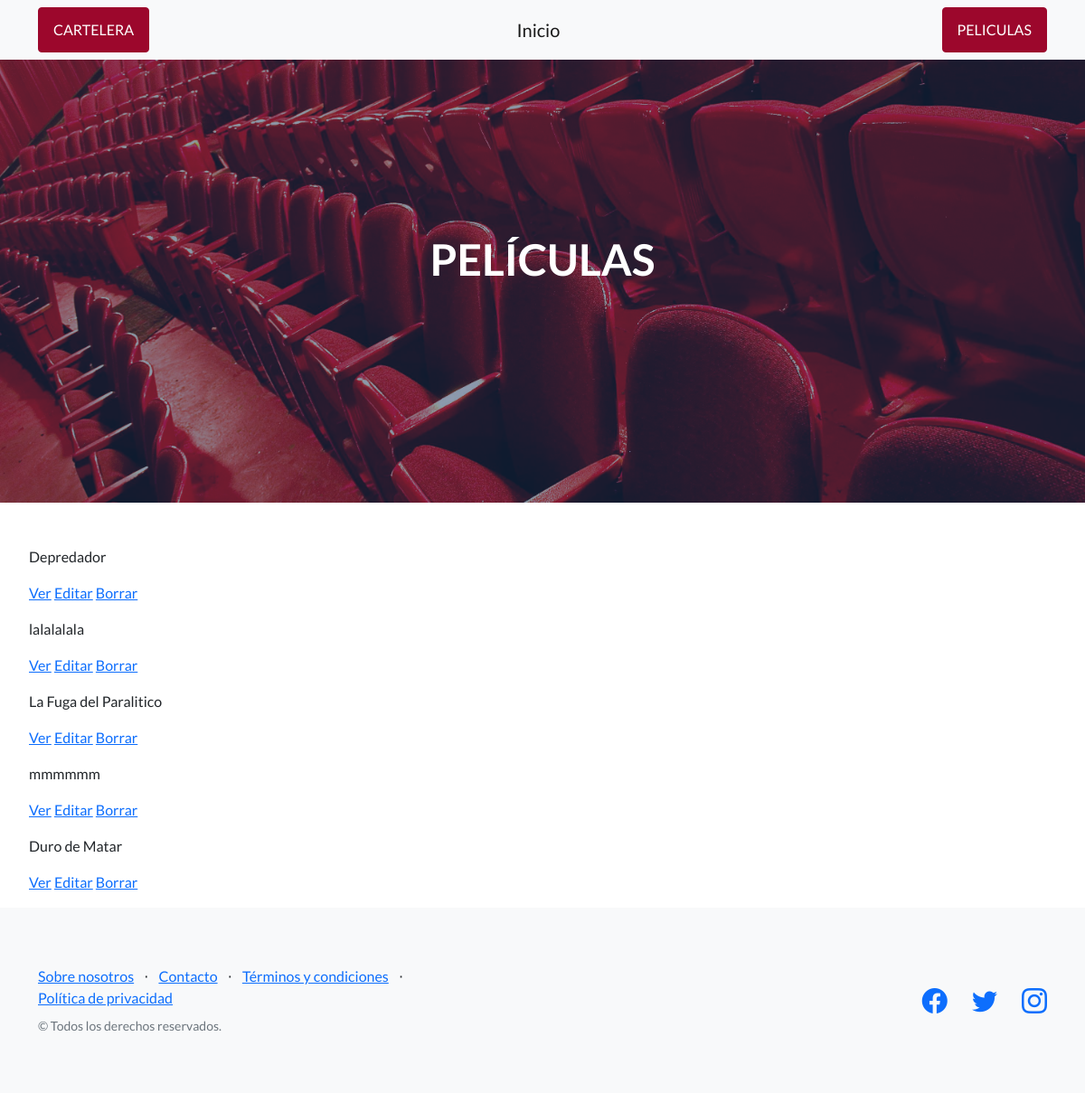
/AppPeliculas/accion/list/, run on the app's committed database.
### AppPeliculas/models.py (models this page shows)
class Accion(models.Model):
    mas_vistas = models.CharField(max_length=40)
    taquilla = models.IntegerField()
    critica_peliculas = models.CharField(max_length=40)

### AppPeliculas/views.py (the view)
# urls.py: path('accion/list/', views.AccionList.as_view(),name='alist'),
class AccionList(ListView):
    model = Accion
    template = 'AppPeliculas/accion_list.html'

### AppPeliculas/templates/AppPeliculas/accion_list.html
{% extends 'AppPeliculas/padre.html' %}
{% load static %}
{% block contenidoquecambia %}
<br>
<br>
    <ul>
        {% for accion in object_list %}
            <p>{{accion.mas_vistas}}</p>
            <p>
                <a href="{% url 'aver' accion.id %}">Ver</a>
                <a href="{% url 'aeditar' accion.id %}">Editar</a>
                <a href="{% url 'aeliminar' accion.id %}">Borrar</a>
            </p>
        {% endfor %}
     </ul>
{% endblock %}

### data on the page
Accion: mas_vistas "Depredador"
Accion: mas_vistas "lalalalala"
Accion: mas_vistas "La Fuga del Paralitico"
Accion: mas_vistas "mmmmmm"
Accion: mas_vistas "Duro de Matar"
